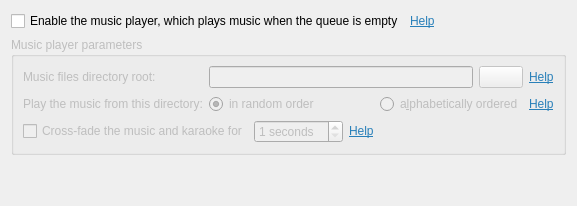
     <widget class="QWidget" name="tab_5">
      <attribute name="title">
       <string>Music</string>
      </attribute>
      <layout class="QVBoxLayout" name="verticalLayout_6">
       <item>
        <layout class="QHBoxLayout" name="horizontalLayout_3">
         <item>
          <widget class="QCheckBox" name="boxMusicEnable">
           <property name="whatsThis">
            <string>&lt;html&gt;&lt;head/&gt;&lt;body&gt;&lt;p&gt;If you are using this player as a Karaoke machine for guest entertainment, you probably want it to play something even when nobody is singing. This attracts people's attention to the machine, and makes them more eager to sing.&lt;/p&gt;&lt;p&gt;If this option is enabled, the player will play the music from the directory of your choice when no Karaoke is being played. The music will start when the queue is empty, and will automatically pause as soon as new songs are put into the queue. The music will resume once the queue is empty again.&lt;/p&gt;&lt;/body&gt;&lt;/html&gt;</string>
           </property>
           <property name="text">
            <string>Enable the music player, which plays music when the queue is empty</string>
           </property>
          </widget>
         </item>
         <item>
          <widget class="LabelShowHelp" name="label_43">
           <property name="text">
            <string>&lt;html&gt;&lt;head/&gt;&lt;body&gt;&lt;p&gt;&lt;a href=&quot;background&quot;&gt;&lt;span style=&quot; text-decoration: underline; color:#2980b9;&quot;&gt;Help&lt;/span&gt;&lt;/a&gt;&lt;/p&gt;&lt;/body&gt;&lt;/html&gt;</string>
           </property>
           <property name="buddy">
            <cstring>boxMusicEnable</cstring>
           </property>
          </widget>
         </item>
        </layout>
       </item>
       <item>
        <widget class="QGroupBox" name="groupMusicPlayer">
         <property name="enabled">
          <bool>false</bool>
         </property>
         <property name="title">
          <string>Music player parameters</string>
         </property>
         <layout class="QGridLayout" name="gridLayout_4">
          <item row="0" column="0">
           <widget class="QLabel" name="label_5">
            <property name="text">
             <string>Music files directory root:</string>
            </property>
           </widget>
          </item>
          <item row="0" column="1" colspan="5">
           <widget class="QLineEdit" name="leMusicPath">
            <property name="whatsThis">
             <string>&lt;html&gt;&lt;head/&gt;&lt;body&gt;&lt;p&gt;The player will look up for the music files in this directory. The supported music files could be in MP3, OGG, FLAC or WMA formats. The player will also look in all subdirectories, if any. This lookup happens when the player starts, so please make sure this directory contains a limited number of files.&lt;/p&gt;&lt;/body&gt;&lt;/html&gt;</string>
            </property>
           </widget>
          </item>
          <item row="0" column="7">
           <widget class="LabelShowHelp" name="label_47">
            <property name="text">
             <string>&lt;html&gt;&lt;head/&gt;&lt;body&gt;&lt;p&gt;&lt;a href=&quot;background&quot;&gt;&lt;span style=&quot; text-decoration: underline; color:#2980b9;&quot;&gt;Help&lt;/span&gt;&lt;/a&gt;&lt;/p&gt;&lt;/body&gt;&lt;/html&gt;</string>
            </property>
            <property name="buddy">
             <cstring>leMusicPath</cstring>
            </property>
           </widget>
          </item>
          <item row="1" column="0">
           <widget class="QLabel" name="label_8">
            <property name="text">
             <string>Play the music from this directory:</string>
            </property>
           </widget>
          </item>
          <item row="1" column="1" colspan="3">
           <widget class="QRadioButton" name="rbMusicRandomOrder">
            <property name="whatsThis">
             <string>&lt;html&gt;&lt;head/&gt;&lt;body&gt;&lt;p&gt;This option controls the order the music files are played.&lt;/p&gt;&lt;/body&gt;&lt;/html&gt;</string>
            </property>
            <property name="text">
             <string>in random order</string>
            </property>
            <property name="checked">
             <bool>true</bool>
            </property>
           </widget>
          </item>
          <item row="1" column="4" colspan="3">
           <widget class="QRadioButton" name="rbMusicSortOrder">
            <property name="text">
             <string>a&amp;lphabetically ordered</string>
            </property>
           </widget>
          </item>
          <item row="1" column="7">
           <widget class="LabelShowHelp" name="label_48">
            <property name="text">
             <string>&lt;html&gt;&lt;head/&gt;&lt;body&gt;&lt;p&gt;&lt;a href=&quot;background&quot;&gt;&lt;span style=&quot; text-decoration: underline; color:#2980b9;&quot;&gt;Help&lt;/span&gt;&lt;/a&gt;&lt;/p&gt;&lt;/body&gt;&lt;/html&gt;</string>
            </property>
            <property name="buddy">
             <cstring>rbMusicRandomOrder</cstring>
            </property>
           </widget>
          </item>
          <item row="2" column="0" colspan="2">
           <widget class="QCheckBox" name="boxMusicCrossfade">
            <property name="text">
             <string>Cross-fade the music and karaoke for</string>
            </property>
           </widget>
          </item>
          <item row="2" column="2">
           <widget class="QSpinBox" name="spinMusicCrossfadeDelay">
            <property name="enabled">
             <bool>false</bool>
            </property>
            <property name="whatsThis">
             <string>&lt;html&gt;&lt;head/&gt;&lt;body&gt;&lt;p&gt;If this option is enabled, the music will cross-fade (i.e. its volume will turn down graduately) for the specified number of seconds before starting playing the Karaoke. After Karaoke ends, the music will also increase back into the desired volume graduately. This makes the appearance more professional, and such setup is typical in professional Karaoke shows.&lt;/p&gt;&lt;/body&gt;&lt;/html&gt;</string>
            </property>
            <property name="suffix">
             <string> seconds</string>
            </property>
            <property name="minimum">
             <number>1</number>
            </property>
            <property name="maximum">
             <number>10</number>
            </property>
           </widget>
          </item>
          <item row="2" column="3">
           <widget class="LabelShowHelp" name="label_50">
            <property name="text">
             <string>&lt;html&gt;&lt;head/&gt;&lt;body&gt;&lt;p&gt;&lt;a href=&quot;background&quot;&gt;&lt;span style=&quot; text-decoration: underline; color:#2980b9;&quot;&gt;Help&lt;/span&gt;&lt;/a&gt;&lt;/p&gt;&lt;/body&gt;&lt;/html&gt;</string>
            </property>
            <property name="buddy">
             <cstring>spinMusicCrossfadeDelay</cstring>
            </property>
           </widget>
          </item>
          <item row="0" column="6">
           <widget class="QPushButton" name="btnBrowseMusic">
            <property name="text">
             <string/>
            </property>
            <property name="icon">
             <iconset resource="resources.qrc">
              <normaloff>:/images/icon_open_file.png</normaloff>:/images/icon_open_file.png</iconset>
            </property>
           </widget>
          </item>
         </layout>
        </widget>
       </item>
       <item>
        <spacer name="verticalSpacer_6">
         <property name="orientation">
          <enum>Qt::Vertical</enum>
         </property>
         <property name="sizeHint" stdset="0">
          <size>
           <width>20</width>
           <height>40</height>
          </size>
         </property>
        </spacer>
       </item>
      </layout>
     </widget>
